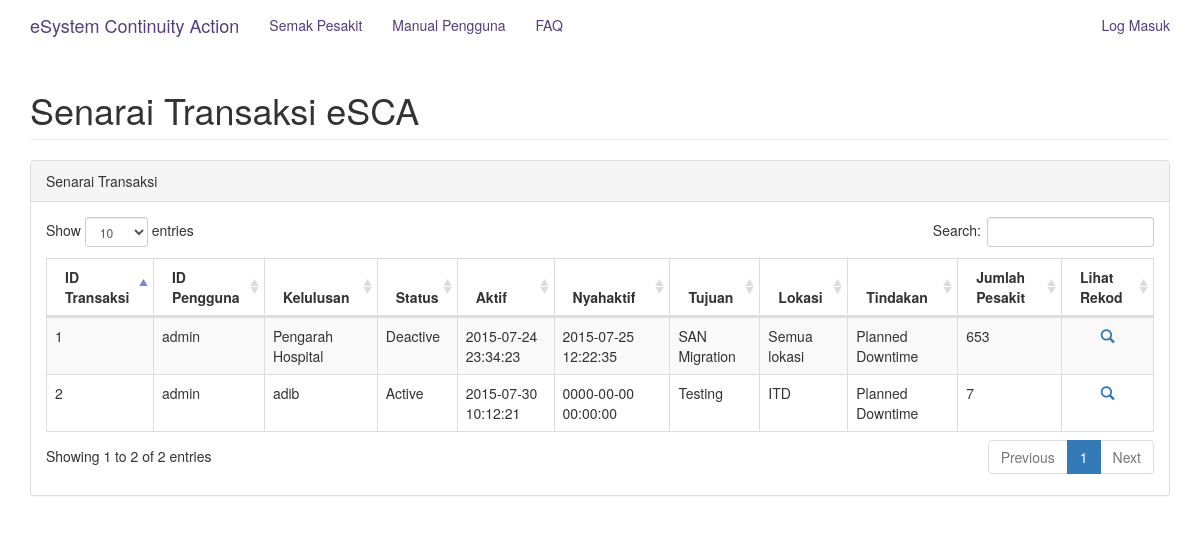
The app's page /semaksesi.php with its own data.
### tables this page shows
CREATE TABLE IF NOT EXISTS `transaksi` (
  `id_transaksi` int(30) NOT NULL AUTO_INCREMENT,
  `id_pengguna` varchar(10) NOT NULL,
  `lulus` varchar(50) NOT NULL,
  `aktif` datetime NOT NULL,
  `nyahaktif` datetime NOT NULL,
  `tempoh` varchar(50) NOT NULL,
  `status` varchar(10) NOT NULL,
  `tujuan` varchar(20) NOT NULL,
  `lokasi` varchar(20) NOT NULL,
  `plan_type` varchar(50) NOT NULL,
  `jum_daftar` int(50) NOT NULL,
  `jum_rekodmrd` int(50) NOT NULL,
  `mrd_name` varchar(50) NOT NULL,
  `masatarikh` datetime NOT NULL,
  PRIMARY KEY (`id_transaksi`)
);

### semaksesi.php (the view, shortened to what this page needs)
<?php
$connect = mysql_connect("localhost", "root", "user123") or die (mysql_error());
$sql = "SELECT * FROM transaksi";
$result = mysql_query($sql, $connect);
?>
<!DOCTYPE html>
<html lang="en">
  <head>
    <link href="/esca/docs/css/bootstrap.min.css" rel="stylesheet">
    <link href="/esca/docs/css/highlight.css" rel="stylesheet">
    <link href="/esca/dist/css/docs.min.css" rel="stylesheet">
    <link href="/esca/bower_components/datatables-plugins/integration/bootstrap/3/dataTables.bootstrap.css" rel="stylesheet">
    <link href="/esca/bower_components/datatables-responsive/css/dataTables.responsive.css" rel="stylesheet">
    <link href="/esca/docs/css/main.css" rel="stylesheet">
  </head>
  <body>
  <header role="banner" class="navbar navbar-static-top bs-docs-nav">
      <div class="container">
        <div class="navbar-header">
          <a href="./" class="navbar-brand">eSystem Continuity Action</a>
        </div>
          <ul class="nav navbar-nav navbar-left">
            <li><a href="semaksesi.php" >Semak Pesakit</a></li>
            <li><a href="/esca/manual.html" target="_Blank" >Manual Pengguna</a></li>
          <li><a href="/esca/faq.php" >FAQ</a></li>
          </ul>
     <nav  id="collapse" role="navigation" class="collapse navbar-collapse bs-navbar-collapse-menu-right">
          <ul class="nav navbar-nav navbar-right">
            <li><a href="/esca/page/login.php" >Log Masuk</a></li>
          </ul>
        </nav>
      </div>
    </header>
    <main id="content" role="main">
	    <div class="container">
		  <div id="page-wrapper">
          <div class="row">
                <div class="col-lg-12 col-md-12">
                    <h1 class="page-header">Senarai Transaksi eSCA</h1>
                </div>
            </div>
		  <div class="row">
                <div class="col-lg-12 col-md-12">
                    <div class="panel panel-default">
                        <div class="panel-heading">
                            Senarai Transaksi
                        </div>
                        <div class="panel-body">
							<div class="table-responsive">
                            <div class="dataTable_wrapper">
                                <table class="table table-striped table-bordered table-hover" id="dataTables-example">
                                    <thead>
                                        <tr>
                                            <th>ID Transaksi</th>
                                            <th>ID Pengguna</th>
                                            <th>Kelulusan</th>
											<th>Status</th>
                                            <th>Aktif</th>
                                            <th>Nyahaktif</th>
											<th>Tujuan</th>
											<th>Lokasi</th>
											<th>Tindakan</th>
											<th>Jumlah Pesakit</th>
											<th>Lihat Rekod</th>
                                        </tr>
                                    </thead>
                                    <tbody>
                                       <?php
								     while($row = mysql_fetch_array($result)){
								    	?>
                                        <tr class="gradeA">
                                            <td><?php echo $row['id_transaksi']; ?></td>
                                            <td><?php echo $row['id_pengguna']; ?></td>
                                            <td><?php echo $row['lulus']; ?></td>
											<td><?php echo $row['status']; ?></td>
                                            <td ><?php echo $row['aktif']; ?></td>
                                            <td ><?php echo $row['nyahaktif']; ?></td>
											<td><?php echo $row['tujuan']; ?></td>
											<td><?php echo $row['lokasi']; ?></td>
											<td><?php echo $row['plan_type']; ?></td>
											<td><?php echo $row['jum_daftar']; ?></td>
									<td><center>
										<p><a href="semak.php?transaksi_id=<?=$row["id_transaksi"];?>"><span class="glyphicon glyphicon-search" aria-hidden="true"></span></a></p>
									</center></td>
											<?php
									}
									?>
                                        </tr>
                                    </tbody>
                                </table>
						</div>
						</div>
                        </div>
                    </div>
                </div>
            </div>
             </div>
            </div>
    </main>
</body>
</html>

### docs/css/main.css (style rules this page uses)
body { font-family: 'Helvetica Neue', Helvetica, Arial, sans-serif; padding-bottom: 50px; }
.page-header { text-align: left; }

### records on screen
transaksi: id_transaksi "1", id_pengguna "admin", lulus "Pengarah Hospital", status "Deactive", aktif "2015-07-24 23:34:23", nyahaktif "2015-07-25 12:22:35", tujuan "SAN Migration", lokasi "Semua lokasi", plan_type "Planned Downtime", jum_daftar "653"
transaksi: id_transaksi "2", id_pengguna "admin", lulus "adib", status "Active", aktif "2015-07-30 10:12:21", nyahaktif "0000-00-00 00:00:00", tujuan "Testing", lokasi "ITD", plan_type "Planned Downtime", jum_daftar "7"
